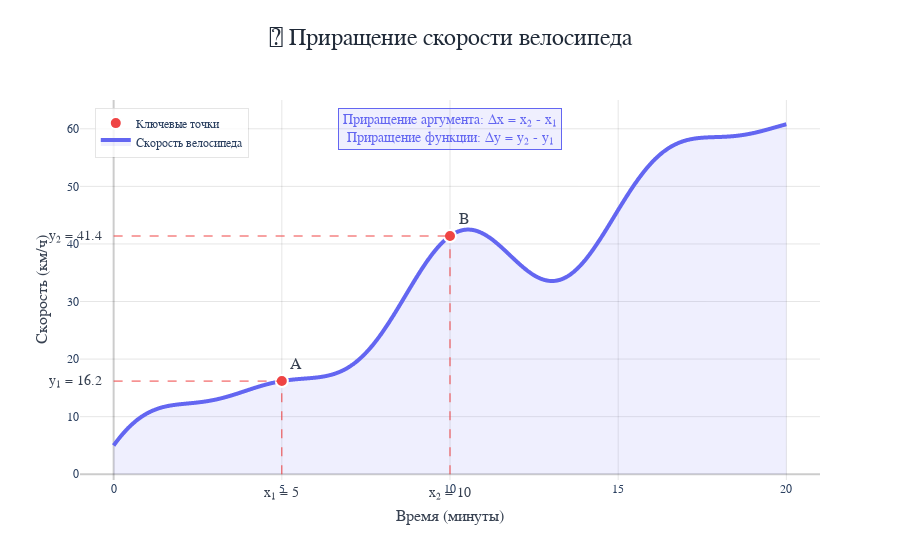

Source (notebook cell):
### Markdown cell above
Мы вспомнили понятие функции, и теперь давайте рассмотрим изменение скорости велосипеда в разные промежутки времени. Для этого разберём два понятия: приращение аргумента и приращение функции.

Отметим на графике точки **A** и **B**, опустим из них перпендикуляры на оси **X** и **Y**. Точки пересечения этих перпендикуляров с осями будут координатами точек **A** и **B**. Пусть точка **A** имеет координаты $(x_1, y_1)$, а точка **B** — $(x_2, y_2)$:

### Code cell
# Генерация данных
t, v = generate_data()

# Выбираем точки A и B
x1, x2 = 5, 10  # Время в минутах
y1, y2 = create_speed_function(x1), create_speed_function(x2)

# Создание основного графика
fig = go.Figure()

# Основная линия графика с градиентом
fig.add_trace(go.Scatter(
    x=t,
    y=v,
    mode='lines',
    name='Скорость велосипеда',
    line=dict(
        color='#6366f1',
        width=4,
        shape='spline',
        smoothing=1.3
    ),
    fill='tonexty',
    fillcolor='rgba(99, 102, 241, 0.1)',
    hovertemplate='<b>Время:</b> %{x:.1f} мин<br>' +
                  '<b>Скорость:</b> %{y:.1f} км/ч<br>' +
                  '<extra></extra>'
))

# Добавление точек A и B
fig.add_trace(go.Scatter(
    x=[x1, x2],
    y=[y1, y2],
    mode='markers+text',
    name='Ключевые точки',
    marker=dict(
        size=12,
        color='#ef4444',
        symbol='circle',
        line=dict(color='white', width=2)
    ),
    text=['A', 'B'],
    textposition='top right',
    textfont=dict(size=16, color='#374151'),
    hovertemplate='<b>Точка %{text}:</b><br>' +
                  '<b>Время:</b> %{x:.1f} мин<br>' +
                  '<b>Скорость:</b> %{y:.1f} км/ч<br>' +
                  '<extra></extra>'
))

# Добавление перпендикуляров и проекций
fig.add_trace(go.Scatter(
    x=[x1, x1],
    y=[0, y1],
    mode='lines',
    name='Проекция A',
    line=dict(color='#ef4444', width=1, dash='dash'),
    showlegend=False,
    hoverinfo='skip'
))

fig.add_trace(go.Scatter(
    x=[x2, x2],
    y=[0, y2],
    mode='lines',
    name='Проекция B',
    line=dict(color='#ef4444', width=1, dash='dash'),
    showlegend=False,
    hoverinfo='skip'
))

fig.add_trace(go.Scatter(
    x=[0, x1],
    y=[y1, y1],
    mode='lines',
    name='Проекция A',
    line=dict(color='#ef4444', width=1, dash='dash'),
    showlegend=False,
    hoverinfo='skip'
))

fig.add_trace(go.Scatter(
    x=[0, x2],
    y=[y2, y2],
    mode='lines',
    name='Проекция B',
    line=dict(color='#ef4444', width=1, dash='dash'),
    showlegend=False,
    hoverinfo='skip'
))

# Добавление аннотаций для координат
fig.add_annotation(
    x=0,
    y=y1,
    text=f'y₁ = {y1:.1f}',
    showarrow=False,
    xanchor='right',
    xshift=-10,
    font=dict(size=14, color='#374151')
)

fig.add_annotation(
    x=0,
    y=y2,
    text=f'y₂ = {y2:.1f}',
    showarrow=False,
    xanchor='right',
    xshift=-10,
    font=dict(size=14, color='#374151')
)

fig.add_annotation(
    x=x1,
    y=0,
    text=f'x₁ = {x1}',
    showarrow=False,
    yanchor='top',
    yshift=-10,
    font=dict(size=14, color='#374151')
)

fig.add_annotation(
    x=x2,
    y=0,
    text=f'x₂ = {x2}',
    showarrow=False,
    yanchor='top',
    yshift=-10,
    font=dict(size=14, color='#374151')
)

# Настройка макета
fig.update_layout(
    title=dict(
        text='🚴 Приращение скорости велосипеда',
        font=dict(size=24, color='#1f2937'),
        x=0.5,
        y=0.95
    ),
    xaxis=dict(
        title=dict(
            text='Время (минуты)',
            font=dict(size=16, color='#374151')
        ),
        gridcolor='rgba(0,0,0,0.1)',
        zerolinecolor='rgba(0,0,0,0.2)',
        showgrid=True,
        range=[-1, 21]
    ),
    yaxis=dict(
        title=dict(
            text='Скорость (км/ч)',
            font=dict(size=16, color='#374151')
        ),
        gridcolor='rgba(0,0,0,0.1)',
        zerolinecolor='rgba(0,0,0,0.2)',
        showgrid=True,
        range=[-1, 65]
    ),
    plot_bgcolor='white',
    paper_bgcolor='white',
    font=dict(family='Arial, sans-serif'),
    showlegend=True,
    legend=dict(
        x=0.02,
        y=0.98,
        bgcolor='rgba(255,255,255,0.8)',
        bordercolor='rgba(0,0,0,0.1)',
        borderwidth=1
    ),
    margin=dict(l=80, r=80, t=100, b=80),
    hovermode='x unified'
)

# Добавление аннотаций с пояснениями
fig.add_annotation(
    x=0.5,
    y=0.98,
    xref='paper',
    yref='paper',
    text='Приращение аргумента: Δx = x₂ - x₁<br>Приращение функции: Δy = y₂ - y₁',
    showarrow=False,
    font=dict(size=14, color='#6366f1'),
    bgcolor='rgba(99, 102, 241, 0.1)',
    bordercolor='#6366f1',
    borderwidth=1,
    borderpad=4,
    align='center'
)

# Сохраняем график как HTML файл
fig.write_html('../_static/plots/delta_speed_plot.html', include_plotlyjs='cdn', full_html=False)

# Отображаем график в ноутбуке
fig.show()

# Создаем markdown-ячейку с встроенным графиком
from IPython.display import Markdown
display(Markdown("""
<div class="plotly-plot">
    <iframe src="../_static/plots/delta_speed_plot.html" width="100%" height="600px" frameborder="0"></iframe>
</div>
"""))

### Figure 1 — Plotly figure (JSON) as saved in the notebook; plotly's stock layout.template omitted (floating-point values rounded to 4 significant figures; data arrays with more than 128 entries replaced by an {"elided": "..."} marker saying what was removed)
{"data": [{"fill": "tonexty", "fillcolor": "rgba(99, 102, 241, 0.1)", "hovertemplate": "<b>Время:</b> %{x:.1f} мин<br><b>Скорость:</b> %{y:.1f} км/ч<br><extra></extra>", "line": {"color": "#6366f1", "shape": "spline", "smoothing": 1.3, "width": 4}, "mode": "lines", "name": "Скорость велосипеда", "type": "scatter", "x": {"elided": "1000 float values"}, "y": {"elided": "1000 float values"}}, {"hovertemplate": "<b>Точка %{text}:</b><br><b>Время:</b> %{x:.1f} мин<br><b>Скорость:</b> %{y:.1f} км/ч<br><extra></extra>", "marker": {"color": "#ef4444", "line": {"color": "white", "width": 2}, "size": 12, "symbol": "circle"}, "mode": "markers+text", "name": "Ключевые точки", "text": ["A", "B"], "textfont": {"color": "#374151", "size": 16}, "textposition": "top right", "type": "scatter", "x": [5, 10], "y": [16.18, 41.38]}, {"hoverinfo": "skip", "line": {"color": "#ef4444", "dash": "dash", "width": 1}, "mode": "lines", "name": "Проекция A", "showlegend": false, "type": "scatter", "x": [5, 5], "y": [0, 16.18]}, {"hoverinfo": "skip", "line": {"color": "#ef4444", "dash": "dash", "width": 1}, "mode": "lines", "name": "Проекция B", "showlegend": false, "type": "scatter", "x": [10, 10], "y": [0, 41.38]}, {"hoverinfo": "skip", "line": {"color": "#ef4444", "dash": "dash", "width": 1}, "mode": "lines", "name": "Проекция A", "showlegend": false, "type": "scatter", "x": [0, 5], "y": [16.18, 16.18]}, {"hoverinfo": "skip", "line": {"color": "#ef4444", "dash": "dash", "width": 1}, "mode": "lines", "name": "Проекция B", "showlegend": false, "type": "scatter", "x": [0, 10], "y": [41.38, 41.38]}], "layout": {"annotations": [{"font": {"color": "#374151", "size": 14}, "showarrow": false, "text": "y₁ = 16.2", "x": 0, "xanchor": "right", "xshift": -10, "y": 16.18}, {"font": {"color": "#374151", "size": 14}, "showarrow": false, "text": "y₂ = 41.4", "x": 0, "xanchor": "right", "xshift": -10, "y": 41.38}, {"font": {"color": "#374151", "size": 14}, "showarrow": false, "text": "x₁ = 5", "x": 5, "y": 0, "yanchor": "top", "yshift": -10}, {"font": {"color": "#374151", "size": 14}, "showarrow": false, "text": "x₂ = 10", "x": 10, "y": 0, "yanchor": "top", "yshift": -10}, {"align": "center", "bgcolor": "rgba(99, 102, 241, 0.1)", "bordercolor": "#6366f1", "borderpad": 4, "borderwidth": 1, "font": {"color": "#6366f1", "size": 14}, "showarrow": false, "text": "Приращение аргумента: Δx = x₂ - x₁<br>Приращение функции: Δy = y₂ - y₁", "x": 0.5, "xref": "paper", "y": 0.98, "yref": "paper"}], "font": {"family": "Arial, sans-serif"}, "hovermode": "x unified", "legend": {"bgcolor": "rgba(255,255,255,0.8)", "bordercolor": "rgba(0,0,0,0.1)", "borderwidth": 1, "x": 0.02, "y": 0.98}, "margin": {"b": 80, "l": 80, "r": 80, "t": 100}, "paper_bgcolor": "white", "plot_bgcolor": "white", "showlegend": true, "title": {"font": {"color": "#1f2937", "size": 24}, "text": "🚴 Приращение скорости велосипеда", "x": 0.5, "y": 0.95}, "xaxis": {"gridcolor": "rgba(0,0,0,0.1)", "range": [-1, 21], "showgrid": true, "title": {"font": {"color": "#374151", "size": 16}, "text": "Время (минуты)"}, "zerolinecolor": "rgba(0,0,0,0.2)"}, "yaxis": {"gridcolor": "rgba(0,0,0,0.1)", "range": [-1, 65], "showgrid": true, "title": {"font": {"color": "#374151", "size": 16}, "text": "Скорость (км/ч)"}, "zerolinecolor": "rgba(0,0,0,0.2)"}}}
